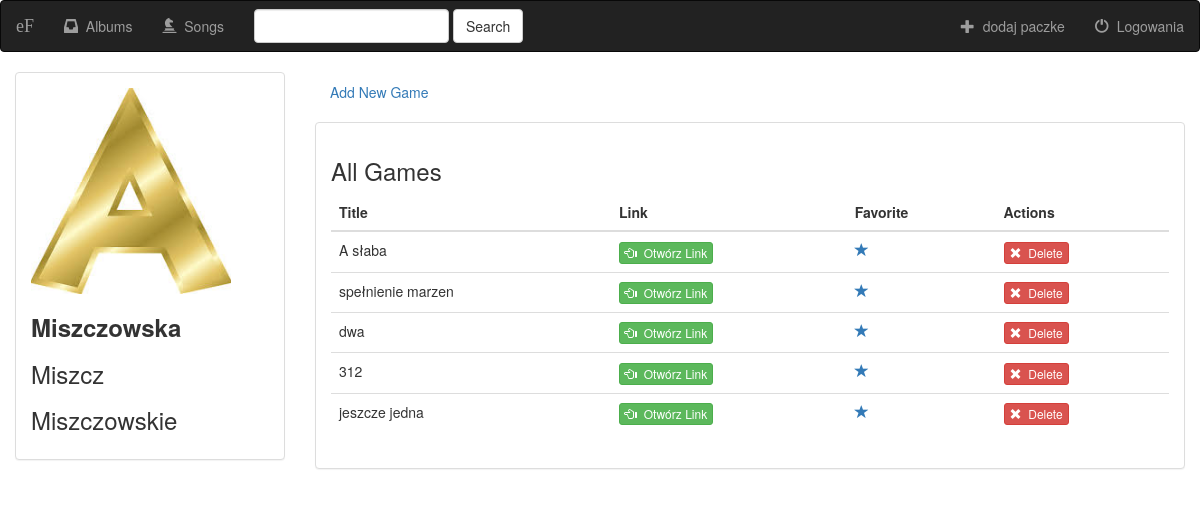
Screenshot of /games/2/ with the database file from the repository.
### games/models.py (models this page shows, shortened)
class PaczkaGier(models.Model):
    kreator_paczki = models.CharField(max_length=250)
    nazwa_paczki = models.CharField(max_length=100)
    rodzaj_gier = models.CharField(max_length=100)
    logo_paczki = models.FileField()

class Gra(models.Model):
    paczka = models.ForeignKey(PaczkaGier,on_delete=models.CASCADE)
    link_do_pobierania = models.CharField(max_length=200)
    nazwa_gry = models.CharField(max_length=200)
    jest_ulubiona=models.BooleanField(default=False)

### games/views.py (the view)
# urls.py: url(r'^(?P<pk>[0-9]+)/$',views.DetailView.as_view() ,name='detail'),
class DetailView(generic.DetailView):
    model=PaczkaGier
    context_object_name = 'paczka'
    template_name = 'games/detail.html'

### games/templates/games/detail.html (shortened to what this page needs)
{% extends 'games/base.html' %}
{% block body %}
    <div class="container-fluid games-container">
        <div class="row">
            <div class="col-sm-4 col-md-3">
                <div class="panel panel-default">
                    <div class="panel-body">
                        <img src="{{paczka.logo_paczki.url}}"  height="200" width="200" class="img-responsive" >
                        <h3 class="text-reponsive" ><Strong>{{ paczka.nazwa_paczki }}</Strong></h3>
                        <h3>{{ paczka.kreator_paczki }}</h3>
                        <h3>{{ paczka.rodzaj_gier }}</h3>
                    </div>
                </div>
            </div>
            <div class="col-sm-8 col-md-9">
                        <ul class="nav nav-pills" style="margin-bottom: 10px;">
                            <li role="presentation"><a href="{% url 'games:gra-add' %} ">Add New Game</a></li>
                        </ul>
                    <div class="panel panel-default">
                        <div class="panel-body">
                            <h3>All Games</h3>
                            <table class="table">
                                <thead>
                                <tr>
                                    <th>Title</th>
                                    <th>Link</th>
                                    <th>Favorite</th>
                                    <th>Actions</th>
                                </tr>
                                </thead>
                                <tbody>
                                {% for giera in paczka.gra_set.all %}
                                    <tr>
                                        <td>{{ giera.nazwa_gry}}</td>
                                        <td>
                                            <a target="_blank" href="{{ giera.link_do_pobierania }}">
                                                <button type="button" class="btn btn-success btn-xs">
                                                    <span class="glyphicon glyphicon-hand-left"></span>&nbsp; Otwórz Link
                                                </button>
                                            </a>
                                        </td>
                                        <td>
                                            <a href="#" class="btn-favorite"><span class="glyphicon glyphicon-star {% if giera.is_favorite %}active{% endif %}"></span></a>
                                        </td>
                                        <td>
                                            <form action="#" method="post" style="display: inline;">
                                                <button type="submit" class="btn btn-danger btn-xs">
                                                    <span class="glyphicon glyphicon-remove"></span>&nbsp; Delete
                                                </button>
                                            </form>
                                        </td>
                                    </tr>
                                {% endfor %}
                                </tbody>
                            </table>
                        </div>
                    </div>
                </div>
        </div>
    </div>
{%endblock%}

### games/static/games/style.css (style rules this page uses)
body { background: white url("images/background.jpg") }

### rows the page displays
PaczkaGier: logo_paczki (picture), nazwa_paczki "Miszczowska", kreator_paczki "Miszcz", rodzaj_gier "Miszczowskie"
Gra: nazwa_gry "A słaba"
Gra: nazwa_gry "spełnienie marzen"
Gra: nazwa_gry "dwa"
Gra: nazwa_gry "312"
Gra: nazwa_gry "jeszcze jedna"
